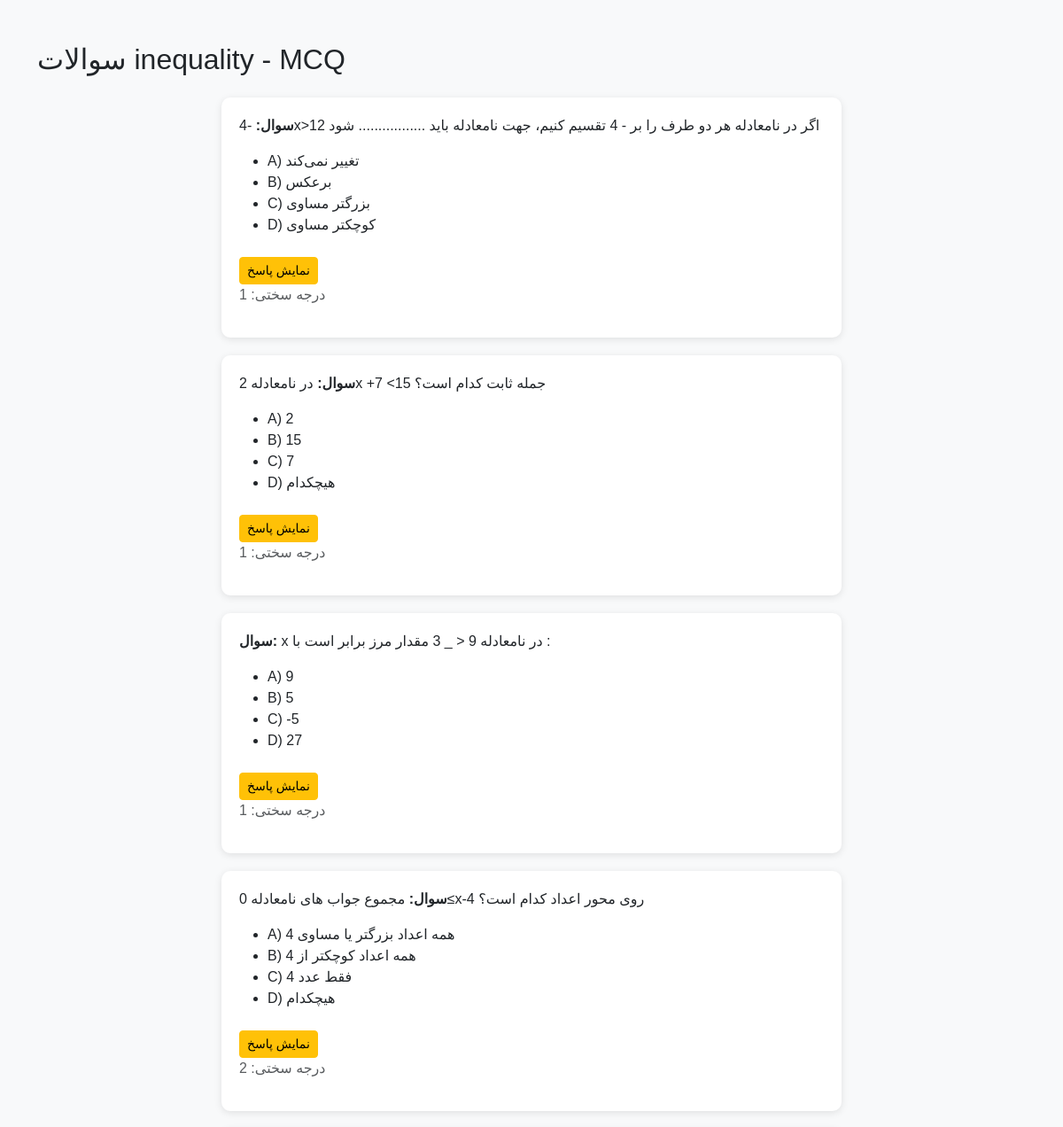
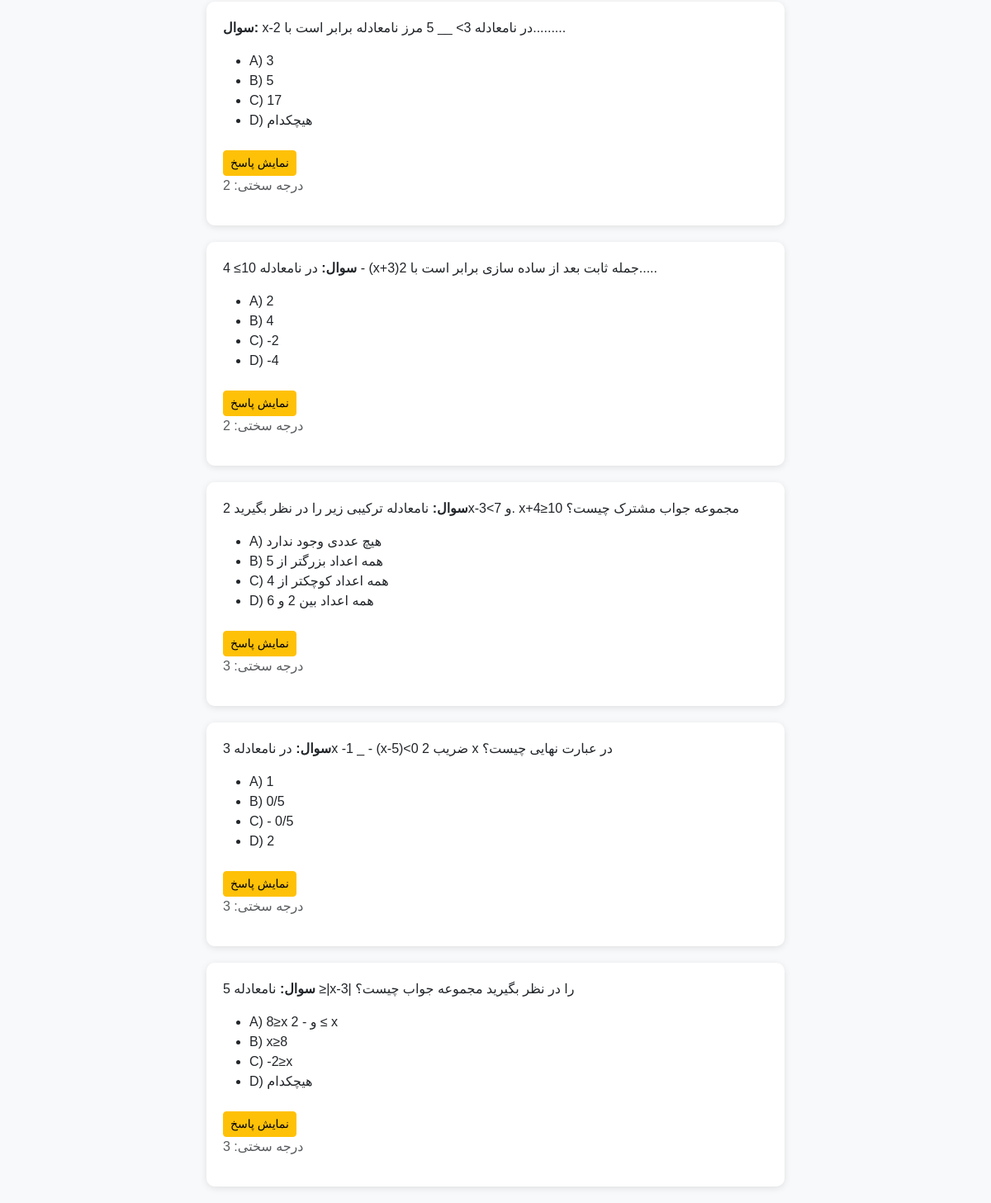
/questions/inequality/MCQ/, run on the app's committed database (2 pictures, top to bottom).
### core/models.py (models this page shows)
class Question(models.Model):
    TOPIC_CHOICES = [
        ('inequality', 'نامعادله'),
        ('identity', 'اتحادها'),
    ]
    QUESTION_TYPES = [
        ('MCQ', 'چندگزینه‌ای'),
        ('TF', 'درست/غلط'),
        ('FILL', 'جای خالی'),
        ('TEXT', 'تشریحی'),
    ]
    subject = models.ForeignKey(Subject, on_delete=models.CASCADE, related_name='questions')
    text = models.TextField()
    choice_a = models.CharField(max_length=255, blank=True)
    choice_b = models.CharField(max_length=255, blank=True)
    choice_c = models.CharField(max_length=255, blank=True)
    choice_d = models.CharField(max_length=255, blank=True)
    correct_choice = models.CharField(
        max_length=1,
        choices=[('A', 'A'), ('B', 'B'), ('C', 'C'), ('D', 'D')],
        blank=True,
        null=True)
    answer_text = models.TextField(blank=True)
    explanation = models.TextField(blank=True)
    difficulty = models.IntegerField(default=1)
    created_at = models.DateTimeField(auto_now_add=True)
    qtype = models.CharField(max_length=50, choices=QUESTION_TYPES,default='MCQ')
    topic = models.CharField(max_length=50, choices=TOPIC_CHOICES,default='inequality')

### core/views.py (the view)
# urls.py: path('questions/<str:topic>/<str:qtype>/', views.questions_list, name='questions_list'),
def questions_list(request, topic, qtype):
    questions = Question.objects.filter(topic=topic, qtype=qtype).order_by('difficulty')
    return render(request, 'core/question_list.html', {
        'questions': questions,
        'topic': topic,
        'qtype': qtype
    })

### templates/core/question_list.html (shortened to what this page needs)
<!DOCTYPE html>
<html lang="fa">
<head>
  <link rel="stylesheet" href="https://cdn.jsdelivr.net/npm/bootstrap@5.3.2/dist/css/bootstrap.min.css">
</head>
<body>
  <div class="container mt-5">
    <h2 class="mb-4">سوالات {{ topic }} - {{ qtype }}</h2>
    {% for q in questions %}
      <div class="question-card text-start">
        <p><strong>سوال:</strong> {{ q.text }}</p>
        {% if q.qtype == 'MCQ' %}
          <ul>
            <li>A) {{ q.choice_a }}</li>
            <li>B) {{ q.choice_b }}</li>
            <li>C) {{ q.choice_c }}</li>
            <li>D) {{ q.choice_d }}</li>
          </ul>
        {% endif %}
        <button class="btn btn-sm btn-warning mt-2" onclick="toggleAnswer('{{ q.id }}')">نمایش پاسخ</button>
        <p class="text-muted">درجه سختی: {{ q.difficulty }}</p>
      </div>
    {% empty %}
      <p>هیچ سوالی برای این بخش وجود ندارد.</p>
    {% endfor %}
  </div>
</body>
</html>

### templates/core/question_list.html (style rules this page uses)
body { background-color: #f8f9fa; font-family: Tahoma, sans-serif; }
.question-card { margin: 20px auto; padding: 20px; border-radius: 10px; box-shadow: 0 2px 8px rgba(0,0,0,0.1); max-width: 700px; background: #fff; }

### data on the page
Question: text "-4x>12 اگر در نامعادله هر دو طرف را بر - 4 تقسیم کنیم، جهت نامعادله باید ................. شود", choice_a "تغییر نمی‌کند", choice_b "برعکس", choice_c "بزرگتر مساوی", choice_d "کوچکتر مساوی", difficulty "1"
Question: text "در نامعادله 2x +7 <15 جمله ثابت کدام است؟", choice_a "2", choice_b "15", choice_c "7", choice_d "هیچکدام", difficulty "1"
Question: text "x در نامعادله 9 < _ 3 مقدار مرز برابر است با :", choice_a "9", choice_b "5", choice_c "-5", choice_d "27", difficulty "1"
Question: text "مجموع جواب های نامعادله 0≤x-4 روی محور اعداد کدام است؟", choice_a "4 همه اعداد بزرگتر یا مساوی", choice_b "4 همه اعداد کوچکتر از", choice_c "4 فقط عدد", choice_d "هیچکدام", difficulty "2"
Question: text "x-2 در نامعادله 3> __ 5 مرز نامعادله برابر است با.........", choice_a "3", choice_b "5", choice_c "17", choice_d "هیچکدام", difficulty "2"
Question: text "در نامعادله 10≥ 4 - (x+3)2 جمله ثابت بعد از ساده سازی برابر است با.....", choice_a "2", choice_b "4", choice_c "-2", choice_d "-4", difficulty "2"
Question: text "نامعادله ترکیبی زیر را در نظر بگیرید 2x-3<7 و. x+4≥10 مجموعه جواب مشترک چیست؟", choice_a "هیچ عددی وجود ندارد", choice_b "5 همه اعداد بزرگتر از", choice_c "4 همه اعداد کوچکتر از", choice_d "6 همه اعداد بین 2 و", difficulty "3"
Question: text "در نامعادله 3x -1 _ - (x-5)<0 2 ضریب x در عبارت نهایی چیست؟", choice_a "1", choice_b "0/5", choice_c "- 0/5", choice_d "2", difficulty "3"
Question: text "نامعادله 5 ≥|x-3| را در نظر بگیرید مجموعه جواب چیست؟", choice_a "8≥x و - 2 ≤ x", choice_b "x≥8", choice_c "-2≥‌x", choice_d "هیچکدام", difficulty "3"

### other printed values
{{ topic }} "inequality"
{{ qtype }} "MCQ"
